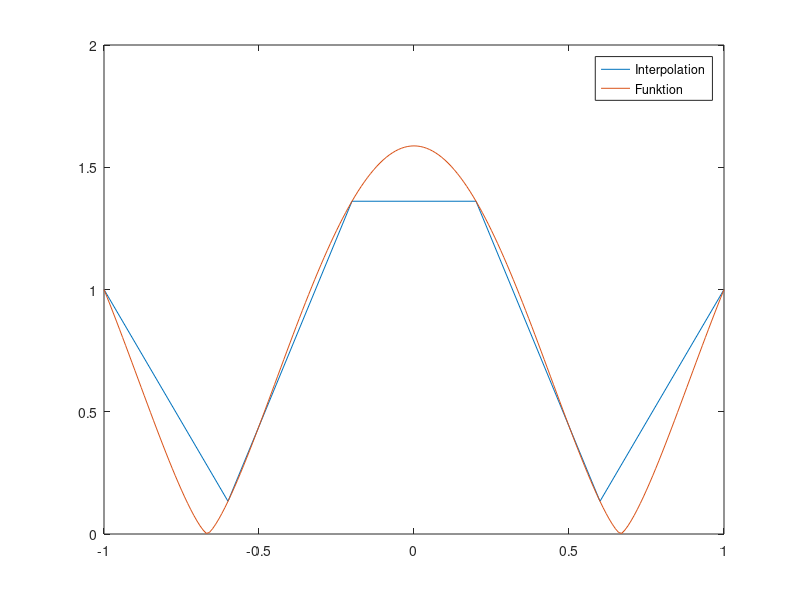
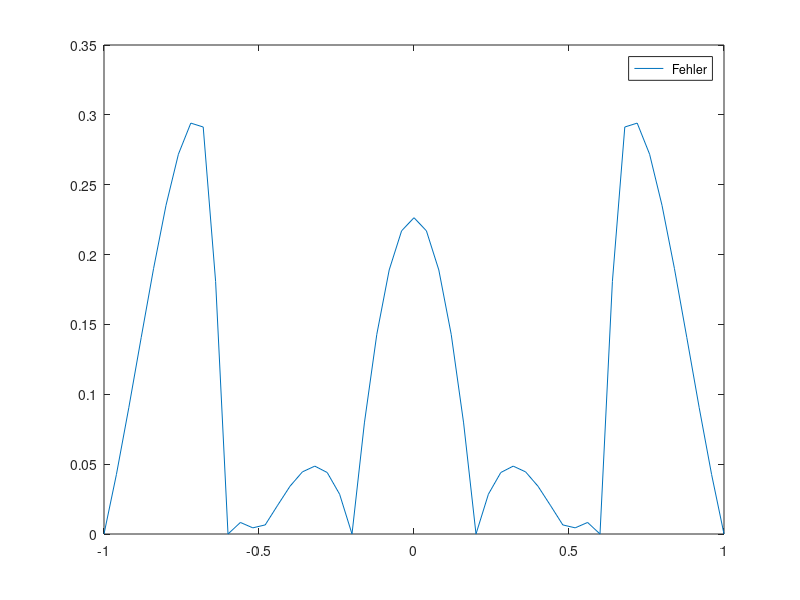

These figures' MATLAB source, in order:
clear all

fun = @(x) (1+cos(1.5*pi*x)).^(2/3);
xreal = -1:0.01:1;

N = input('Anzahhl der Stuetzstellen - 1 := N: ')

%Schritweite h berechnen
h = 2/N

%Stuetzstellenvektor x berechnen
x = -1:h:1;

for i=1:N+1
  %Stutzwertevektor f berechnen
  f(i) = fun(x(i));
endfor

for i=1:N
  %Anstiege m_i berechnen
  m(i) = (f(i+1)-f(i))./(x(i+1)-x(i));
  %Achsenabschnitte n_i berechnen
  n(i) = f(i);
endfor

figure(1);
plot(x, f, "-;Interpolation;", xreal, fun(xreal), "-;Funktion;")

%Fehlerfunktion berechnen
figure;
M = 10 * N
h_neu = 2/M
x_Fehler = -1:h_neu:1;

k = 1;
for i=1:N
  %in jedem dieser Durchläufe ist der Spline-Abschnitt der Selbe
  for j=1:10
    y_Fehler(k) = abs(fun(x_Fehler(k)) - (n(i) + abs(abs(x_Fehler(k)) - abs(x(i))) * m(i)));
    k = k + 1;
  endfor
endfor

%Fehler an letzter Stuetzstelle ist 0
y_Fehler(k) = 0;

figure(2);
plot(x_Fehler, y_Fehler, "-; Fehler;")

% maximaler Fehler E
E = max(y_Fehler)